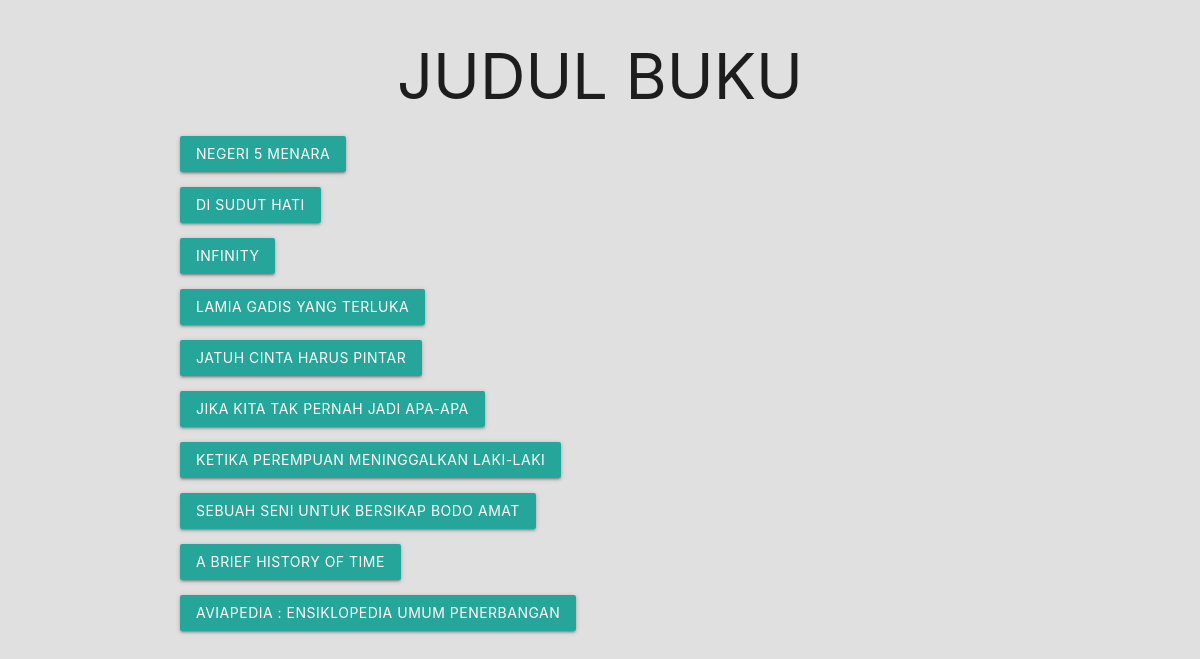
Screenshot of /latihan5c/index.php with the database file from the repository.
### tables this page shows
CREATE TABLE `buku` (
  `id` int(11) NOT NULL,
  `nama_buku` varchar(50) DEFAULT NULL,
  `penulis` varchar(50) DEFAULT NULL,
  `penerbit` varchar(50) DEFAULT NULL,
  `jumlah_halaman` int(11) DEFAULT NULL,
  `tahun_terbit` int(11) DEFAULT NULL,
  `isbn` char(15) DEFAULT NULL,
  `foto` varchar(50) DEFAULT NULL,
  `harga` int(11) DEFAULT NULL
);

### latihan5c/php/functions.php (called while the page is built)
<?php
    function koneksi() {
        $conn = mysqli_connect("localhost","root", "") or die ("koneksi ke DB gagal");
        mysqli_select_db($conn, "pw_193040038") or die ("Database salah!");
        return $conn;
    }
    function query($sql) {
        $conn = koneksi();
        $result = mysqli_query($conn,"$sql");
        $rows = [];
        while ($row = mysqli_fetch_assoc($result)) {
            $rows[] = $row;
        }
        return $rows;
    }
?>

### latihan5c/index.php (the view, shortened to what this page needs)
<?php
require 'php/functions.php';
$buku = query("SELECT * FROM buku")
?>
<!DOCTYPE html>
<html lang="en">
<head>
    <link type="text/css" rel="stylesheet" href="css/materialize.min.css" media="screen,projection" />
</head>
<body class="grey lighten-2">
    <div class="container">
        <center>
            <h1>JUDUL BUKU</h1>
        </center>
        <?php foreach ($buku as $book) : ?>
            <ul>
                <li>
                    <p class="nama">
                        <a class="waves-effect waves-light btn" href="php\detail.php?id=<?= $book['id'] ?>">
                            <?= $book["nama_buku"] ?>
                        </a>
                    </p>
                </li>
            </ul>
        <?php endforeach; ?>
    </div>
</body>
</html>

### rows the page displays
buku: nama_buku "NEGERI 5 MENARA"
buku: nama_buku "DI SUDUT HATI"
buku: nama_buku "INFINITY"
buku: nama_buku "LAMIA GADIS YANG TERLUKA"
buku: nama_buku "JATUH CINTA HARUS PINTAR"
buku: nama_buku "JIKA KITA TAK PERNAH JADI APA-APA"
buku: nama_buku "KETIKA PEREMPUAN MENINGGALKAN LAKI-LAKI"
buku: nama_buku "SEBUAH SENI UNTUK BERSIKAP BODO AMAT"
buku: nama_buku "A BRIEF HISTORY OF TIME"
buku: nama_buku "AVIAPEDIA : ENSIKLOPEDIA UMUM PENERBANGAN"
